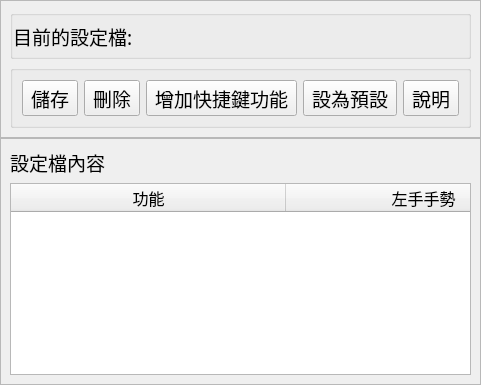
         <widget class="QWidget" name="gesture_page">
          <layout class="QVBoxLayout" name="verticalLayout_13">
           <property name="spacing">
            <number>0</number>
           </property>
           <property name="leftMargin">
            <number>0</number>
           </property>
           <property name="topMargin">
            <number>0</number>
           </property>
           <property name="rightMargin">
            <number>0</number>
           </property>
           <property name="bottomMargin">
            <number>0</number>
           </property>
           <item alignment="Qt::AlignTop">
            <widget class="QFrame" name="profile_control_frame">
             <property name="frameShape">
              <enum>QFrame::StyledPanel</enum>
             </property>
             <property name="frameShadow">
              <enum>QFrame::Raised</enum>
             </property>
             <layout class="QVBoxLayout" name="verticalLayout_19">
              <item>
               <widget class="QGroupBox" name="selected_profile_area">
                <property name="minimumSize">
                 <size>
                  <width>320</width>
                  <height>0</height>
                 </size>
                </property>
                <property name="maximumSize">
                 <size>
                  <width>16777215</width>
                  <height>16777215</height>
                 </size>
                </property>
                <property name="font">
                 <font>
                  <pointsize>14</pointsize>
                 </font>
                </property>
                <property name="title">
                 <string/>
                </property>
                <layout class="QHBoxLayout" name="horizontalLayout_11">
                 <property name="spacing">
                  <number>0</number>
                 </property>
                 <property name="leftMargin">
                  <number>0</number>
                 </property>
                 <property name="topMargin">
                  <number>0</number>
                 </property>
                 <property name="rightMargin">
                  <number>0</number>
                 </property>
                 <property name="bottomMargin">
                  <number>0</number>
                 </property>
                 <item>
                  <widget class="QLabel" name="selected_profile_label">
                   <property name="sizePolicy">
                    <sizepolicy hsizetype="Preferred" vsizetype="Preferred">
                     <horstretch>0</horstretch>
                     <verstretch>0</verstretch>
                    </sizepolicy>
                   </property>
                   <property name="maximumSize">
                    <size>
                     <width>16777215</width>
                     <height>200</height>
                    </size>
                   </property>
                   <property name="font">
                    <font>
                     <family>Adobe 黑体 Std R</family>
                     <pointsize>14</pointsize>
                    </font>
                   </property>
                   <property name="text">
                    <string>目前的設定檔:</string>
                   </property>
                  </widget>
                 </item>
                 <item>
                  <widget class="QLabel" name="selected_profile">
                   <property name="font">
                    <font>
                     <family>Adobe 黑体 Std R</family>
                    </font>
                   </property>
                   <property name="text">
                    <string/>
                   </property>
                  </widget>
                 </item>
                </layout>
               </widget>
              </item>
              <item>
               <widget class="QGroupBox" name="profile_control_btn_area">
                <property name="font">
                 <font>
                  <family>Adobe 黑体 Std R</family>
                  <pointsize>14</pointsize>
                 </font>
                </property>
                <property name="title">
                 <string/>
                </property>
                <layout class="QHBoxLayout" name="horizontalLayout_10">
                 <item>
                  <widget class="QToolButton" name="save_btn">
                   <property name="font">
                    <font>
                     <family>Adobe 黑体 Std R</family>
                     <pointsize>14</pointsize>
                    </font>
                   </property>
                   <property name="text">
                    <string>儲存</string>
                   </property>
                   <property name="icon">
                    <iconset resource="res.qrc">
                     <normaloff>:/icons/icons/check.png</normaloff>:/icons/icons/check.png</iconset>
                   </property>
                   <property name="iconSize">
                    <size>
                     <width>40</width>
                     <height>40</height>
                    </size>
                   </property>
                   <property name="toolButtonStyle">
                    <enum>Qt::ToolButtonTextBesideIcon</enum>
                   </property>
                  </widget>
                 </item>
                 <item>
                  <widget class="QToolButton" name="del_key_btn">
                   <property name="font">
                    <font>
                     <family>Adobe 黑体 Std R</family>
                     <pointsize>14</pointsize>
                    </font>
                   </property>
                   <property name="text">
                    <string>刪除</string>
                   </property>
                   <property name="icon">
                    <iconset resource="res.qrc">
                     <normaloff>:/icons/icons/minus.png</normaloff>:/icons/icons/minus.png</iconset>
                   </property>
                   <property name="iconSize">
                    <size>
                     <width>40</width>
                     <height>40</height>
                    </size>
                   </property>
                   <property name="toolButtonStyle">
                    <enum>Qt::ToolButtonTextBesideIcon</enum>
                   </property>
                  </widget>
                 </item>
                 <item>
                  <widget class="QToolButton" name="add_key_btn">
                   <property name="font">
                    <font>
                     <family>Adobe 黑体 Std R</family>
                     <pointsize>14</pointsize>
                    </font>
                   </property>
                   <property name="text">
                    <string>增加快捷鍵功能</string>
                   </property>
                   <property name="icon">
                    <iconset resource="res.qrc">
                     <normaloff>:/icons/icons/plus.png</normaloff>:/icons/icons/plus.png</iconset>
                   </property>
                   <property name="iconSize">
                    <size>
                     <width>40</width>
                     <height>40</height>
                    </size>
                   </property>
                   <property name="toolButtonStyle">
                    <enum>Qt::ToolButtonTextBesideIcon</enum>
                   </property>
                  </widget>
                 </item>
                 <item>
                  <widget class="QToolButton" name="set_default_btn">
                   <property name="font">
                    <font>
                     <family>Adobe 黑体 Std R</family>
                     <pointsize>14</pointsize>
                    </font>
                   </property>
                   <property name="text">
                    <string>設為預設</string>
                   </property>
                   <property name="icon">
                    <iconset resource="res.qrc">
                     <normaloff>:/icons/icons/default.png</normaloff>:/icons/icons/default.png</iconset>
                   </property>
                   <property name="iconSize">
                    <size>
                     <width>40</width>
                     <height>40</height>
                    </size>
                   </property>
                   <property name="toolButtonStyle">
                    <enum>Qt::ToolButtonTextBesideIcon</enum>
                   </property>
                  </widget>
                 </item>
                 <item>
                  <widget class="QToolButton" name="caption_btn">
                   <property name="font">
                    <font>
                     <family>Adobe 黑体 Std R</family>
                     <pointsize>14</pointsize>
                    </font>
                   </property>
                   <property name="text">
                    <string>說明</string>
                   </property>
                   <property name="icon">
                    <iconset resource="res.qrc">
                     <normaloff>:/icons/icons/book.png</normaloff>:/icons/icons/book.png</iconset>
                   </property>
                   <property name="iconSize">
                    <size>
                     <width>40</width>
                     <height>40</height>
                    </size>
                   </property>
                   <property name="toolButtonStyle">
                    <enum>Qt::ToolButtonTextBesideIcon</enum>
                   </property>
                  </widget>
                 </item>
                </layout>
               </widget>
              </item>
             </layout>
            </widget>
           </item>
           <item>
            <widget class="QFrame" name="profile_content_frame">
             <property name="sizePolicy">
              <sizepolicy hsizetype="Preferred" vsizetype="Expanding">
               <horstretch>0</horstretch>
               <verstretch>0</verstretch>
              </sizepolicy>
             </property>
             <property name="frameShape">
              <enum>QFrame::StyledPanel</enum>
             </property>
             <property name="frameShadow">
              <enum>QFrame::Raised</enum>
             </property>
             <layout class="QVBoxLayout" name="verticalLayout_20">
              <item>
               <widget class="QLabel" name="profile_content_label">
                <property name="font">
                 <font>
                  <family>Adobe 黑体 Std R</family>
                  <pointsize>14</pointsize>
                 </font>
                </property>
                <property name="text">
                 <string>設定檔內容</string>
                </property>
               </widget>
              </item>
              <item>
               <widget class="QTableWidget" name="key_binding_table">
                <property name="font">
                 <font>
                  <family>Adobe 黑体 Std R</family>
                  <pointsize>10</pointsize>
                 </font>
                </property>
                <property name="horizontalScrollBarPolicy">
                 <enum>Qt::ScrollBarAlwaysOff</enum>
                </property>
                <property name="sizeAdjustPolicy">
                 <enum>QAbstractScrollArea::AdjustIgnored</enum>
                </property>
                <property name="showGrid">
                 <bool>true</bool>
                </property>
                <property name="gridStyle">
                 <enum>Qt::SolidLine</enum>
                </property>
                <attribute name="horizontalHeaderVisible">
                 <bool>true</bool>
                </attribute>
                <attribute name="horizontalHeaderCascadingSectionResizes">
                 <bool>false</bool>
                </attribute>
                <attribute name="horizontalHeaderDefaultSectionSize">
                 <number>241</number>
                </attribute>
                <attribute name="horizontalHeaderMinimumSectionSize">
                 <number>275</number>
                </attribute>
                <attribute name="horizontalHeaderStretchLastSection">
                 <bool>false</bool>
                </attribute>
                <attribute name="verticalHeaderVisible">
                 <bool>false</bool>
                </attribute>
                <attribute name="verticalHeaderDefaultSectionSize">
                 <number>37</number>
                </attribute>
                <attribute name="verticalHeaderHighlightSections">
                 <bool>true</bool>
                </attribute>
                <attribute name="verticalHeaderMinimumSectionSize">
                 <number>27</number>
                </attribute>
                <attribute name="verticalHeaderShowSortIndicator" stdset="0">
                 <bool>false</bool>
                </attribute>
                <attribute name="verticalHeaderStretchLastSection">
                 <bool>false</bool>
                </attribute>
                <column>
                 <property name="text">
                  <string>功能</string>
                 </property>
                 <property name="font">
                  <font>
                   <family>Adobe 黑体 Std R</family>
                   <pointsize>12</pointsize>
                  </font>
                 </property>
                </column>
                <column>
                 <property name="text">
                  <string>左手手勢</string>
                 </property>
                 <property name="font">
                  <font>
                   <family>Adobe 黑体 Std R</family>
                   <pointsize>12</pointsize>
                  </font>
                 </property>
                </column>
                <column>
                 <property name="text">
                  <string>右手手勢</string>
                 </property>
                 <property name="font">
                  <font>
                   <family>Adobe 黑体 Std R</family>
                   <pointsize>12</pointsize>
                  </font>
                 </property>
                </column>
               </widget>
              </item>
             </layout>
            </widget>
           </item>
          </layout>
         </widget>
